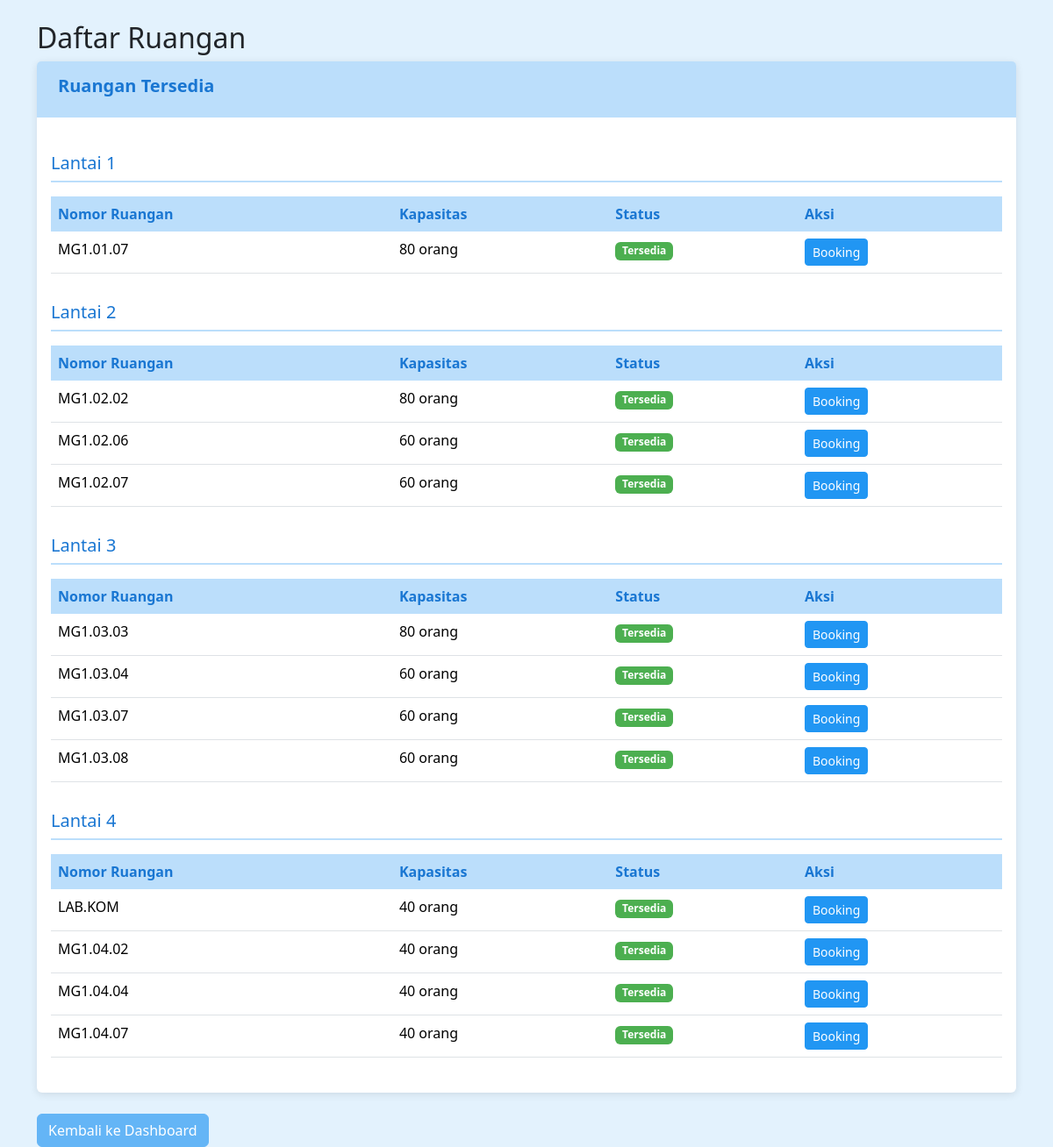
The app's page /rooms/ (signed in) with its own data.
### rkta/models.py (models this page shows, shortened)
class Room(models.Model):
    FLOOR_CHOICES = [
        (1, 'Lantai 1'),
        (2, 'Lantai 2'),
        (3, 'Lantai 3'),
        (4, 'Lantai 4'),
    ]
    STATUS_CHOICES = [
        ('available', 'Tersedia'),
        ('booked', 'Sedang Digunakan'),
        ('maintenance', 'Maintenance'),
    ]
    number = models.CharField(max_length=10)
    floor = models.IntegerField(choices=FLOOR_CHOICES)
    capacity = models.IntegerField()
    status = models.CharField(max_length=20, choices=STATUS_CHOICES, default='available')
    description = models.TextField(blank=True, null=True)
    def is_currently_booked(self):
        from django.utils import timezone
        current_time = timezone.localtime()
        active_booking = Booking.objects.filter(
            room=self,
            booking_date=current_time.date(),
            start_time__lte=current_time.time(),
            end_time__gte=current_time.time(),
            status='approved'
        ).exists()
        return active_booking
    def update_status(self):
        if self.is_currently_booked():
            self.status = 'booked'
        else:
            self.status = 'available'
        self.save()

### rkta/views.py (the view)
# urls.py: path('rooms/', views.room_list, name='room_list'),
@login_required
def room_list(request):
    status = request.GET.get('status')
    floor = request.GET.get('floor')
    capacity = request.GET.get('capacity')
    rooms = Room.objects.all().order_by('floor', 'number')
    for room in rooms:
        room.update_status()
    if status:
        rooms = rooms.filter(status=status)
    if floor:
        rooms = rooms.filter(floor=floor)
    if capacity:
        rooms = rooms.filter(capacity__gte=capacity)
    context = {
        'rooms': rooms.order_by('floor', 'number'),  # Ensure final ordering
        'floor_choices': Room.FLOOR_CHOICES,
        'status_choices': Room.STATUS_CHOICES,
    }
    return render(request, 'room_list.html', context)

### rkta/templates/room_list.html (shortened to what this page needs)
<!DOCTYPE html>
<html lang="en">
<head>
    <link href="https://cdn.jsdelivr.net/npm/bootstrap@5.3.3/dist/css/bootstrap.min.css" rel="stylesheet">
</head>
<body>
<div class="container mt-4">
    <h2>Daftar Ruangan</h2>
    <div class="row">
        <div class="col-md-12 mb-4">
            <div class="card">
                <div class="card-header">
                    <h5>Ruangan Tersedia</h5>
                </div>
                <div class="card-body">
                    {% regroup rooms by floor as floor_list %}
                    {% for floor in floor_list %}
                    <h5 class="floor-title">Lantai {{ floor.grouper }}</h5>
                    <table class="table mb-4">
                        <thead>
                            <tr>
                                <th>Nomor Ruangan</th>
                                <th>Kapasitas</th>
                                <th>Status</th>
                                <th>Aksi</th>
                            </tr>
                        </thead>
                        <tbody>
                            {% for room in floor.list %}
                            <tr>
                                <td>{{ room.number }}</td>
                                <td>{{ room.capacity }} orang</td>
                                <td>
                                    <span class="badge {% if room.status == 'available' %}bg-success
                                                      {% elif room.status == 'booked' %}bg-danger
                                                      {% else %}bg-warning{% endif %}">
                                        {% if room.status == 'available' %}Tersedia
                                        {% elif room.status == 'booked' %}Sedang Digunakan
                                        {% else %}{{ room.get_status_display }}{% endif %}
                                    </span>
                                </td>
                                <td>
                                    <button type="button"
                                            class="btn btn-primary btn-sm"
                                            data-bs-toggle="modal"
                                            data-bs-target="#bookingModal{{ room.id }}"
                                            {% if room.status != 'available' %}disabled{% endif %}>
                                        {% if room.status == 'available' %}
                                            Booking
                                        {% else %}
                                            Tidak Tersedia
                                        {% endif %}
                                    </button>
                                </td>
                            </tr>
                            {% endfor %}
                        </tbody>
                    </table>
                    {% endfor %}
                </div>
            </div>
        </div>
    </div>
    <a href="{% url 'dashboard' %}" class="btn btn-secondary">Kembali ke Dashboard</a>
</div>
</body>
</html>

### rkta/templates/room_list.html (style rules this page uses)
:root { --soft-blue: #E3F2FD; --soft-blue-darker: #BBDEFB; --primary-blue: #2196F3; --text-blue: #1976D2; --accent-blue: #64B5F6; --light-blue: #F5FAFF; --border-blue: #90CAF9; }
body { background-color: var(--soft-blue); font-family: 'Segoe UI', Tahoma, Geneva, Verdana, sans-serif; }
.card { border: none; box-shadow: 0 2px 10px rgba(0,0,0,0.1); background-color: white; }
.card-header { background-color: var(--soft-blue-darker); border-bottom: none; padding: 1rem 1.5rem; }
.card-header h5 { color: var(--text-blue); font-weight: 600; }
.table { background-color: white; }
.table th { background-color: var(--soft-blue-darker); color: var(--text-blue); border-bottom: none; }
.btn-primary { background-color: var(--primary-blue); border-color: var(--primary-blue); }
.btn-secondary { background-color: var(--accent-blue); border-color: var(--accent-blue); }
.badge.bg-success { background-color: #4CAF50 !important; }
.floor-title { color: var(--text-blue); border-bottom: 2px solid var(--soft-blue-darker); padding: 0.5rem 0; margin: 1rem 0; }

### records on screen
Room: number "MG1.01.07", capacity "80", status "Tersedia"
Room: number "MG1.02.02", capacity "80", status "Tersedia"
Room: number "MG1.02.06", capacity "60", status "Tersedia"
Room: number "MG1.02.07", capacity "60", status "Tersedia"
Room: number "MG1.03.03", capacity "80", status "Tersedia"
Room: number "MG1.03.04", capacity "60", status "Tersedia"
Room: number "MG1.03.07", capacity "60", status "Tersedia"
Room: number "MG1.03.08", capacity "60", status "Tersedia"
Room: number "LAB.KOM", capacity "40", status "Tersedia"
Room: number "MG1.04.02", capacity "40", status "Tersedia"
Room: number "MG1.04.04", capacity "40", status "Tersedia"
Room: number "MG1.04.07", capacity "40", status "Tersedia"

### other values on screen
{{ floor.grouper }} "1" "2" "3" "4"
